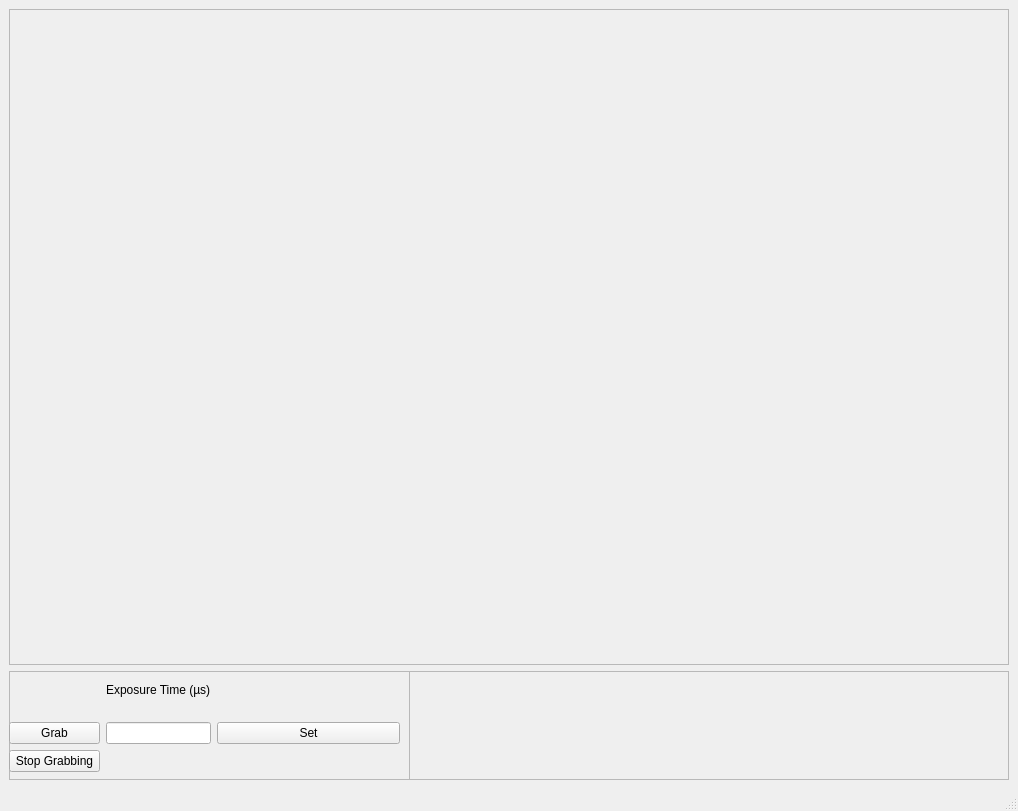
<?xml version="1.0" encoding="UTF-8"?>
<ui version="4.0">
    <class>PylonCamViewer</class>
    <widget class="QMainWindow" name="PylonCamViewer">
        <property name="geometry">
            <rect>
                <x>0</x>
                <y>0</y>
                <width>1018</width>
                <height>811</height>
            </rect>
        </property>
        <property name="windowTitle">
            <string notr="true">Pylon Camera Viewer</string>
        </property>
        <property name="toolTip">
            <string notr="true"/>
        </property>
        <property name="statusTip">
            <string notr="true"/>
        </property>
        <property name="whatsThis">
            <string notr="true"/>
        </property>
        <property name="accessibleName">
            <string notr="true"/>
        </property>
        <widget class="QWidget" name="centralwidget">
            <layout class="QVBoxLayout" name="verticalLayout" stretch="6,1">
                <item>
                    <widget class="QFrame" name="CamViewer">
                        <property name="frameShape">
                            <enum>QFrame::StyledPanel</enum>
                        </property>
                        <property name="frameShadow">
                            <enum>QFrame::Raised</enum>
                        </property>
                    </widget>
                </item>
                <item>
                    <widget class="QFrame" name="ButtonsFrame">
                        <property name="frameShape">
                            <enum>QFrame::StyledPanel</enum>
                        </property>
                        <property name="frameShadow">
                            <enum>QFrame::Raised</enum>
                        </property>
                        <widget class="QFrame" name="frame">
                            <property name="geometry">
                                <rect>
                                    <x>-10</x>
                                    <y>0</y>
                                    <width>411</width>
                                    <height>111</height>
                                </rect>
                            </property>
                            <property name="frameShape">
                                <enum>QFrame::StyledPanel</enum>
                            </property>
                            <property name="frameShadow">
                                <enum>QFrame::Raised</enum>
                            </property>
                            <layout class="QGridLayout" name="gridLayout" rowstretch="1,1,1,0" columnstretch="1,1,2">
                                <item row="2" column="0">
                                    <widget class="MyPushButton" name="StartGrab">
                                        <property name="text">
                                            <string>Grab</string>
                                        </property>
                                    </widget>
                                </item>
                                <item row="3" column="0">
                                    <widget class="MyPushButton" name="StopGrab">
                                        <property name="layoutDirection">
                                            <enum>Qt::LeftToRight</enum>
                                        </property>
                                        <property name="text">
                                            <string>Stop Grabbing</string>
                                        </property>
                                    </widget>
                                </item>
                                <item row="2" column="2">
                                    <widget class="MyPushButton" name="SetAcqTime">
                                        <property name="text">
                                            <string>Set</string>
                                        </property>
                                    </widget>
                                </item>
                                <item row="2" column="1">
                                    <widget class="MyQLineEdit" name="AcqTLineEdit">
                                        <property name="layoutDirection">
                                            <enum>Qt::LeftToRight</enum>
                                        </property>
                                        <property name="text">
                                            <string/>
                                        </property>
                                    </widget>
                                </item>
                                <item row="0" column="1">
                                    <widget class="QLabel" name="label">
                                        <property name="text">
                                            <string>Exposure Time (µs)</string>
                                        </property>
                                    </widget>
                                </item>
                            </layout>
                        </widget>
                    </widget>
                </item>
            </layout>
        </widget>
        <widget class="QMenuBar" name="menubar">
            <property name="geometry">
                <rect>
                    <x>0</x>
                    <y>0</y>
                    <width>1018</width>
                    <height>24</height>
                </rect>
            </property>
        </widget>
        <widget class="QStatusBar" name="statusbar"/>
    </widget>
    <customwidgets>
        <customwidget>
            <class>MyQLineEdit</class>
            <extends>QLineEdit</extends>
            <header location="global">BaseClasses.py</header>
        </customwidget>
        <customwidget>
            <class>MyPushButton</class>
            <extends>QPushButton</extends>
            <header location="global">Graphics.BaseClasses</header>
        </customwidget>
    </customwidgets>
    <resources/>
    <connections/>
</ui>
